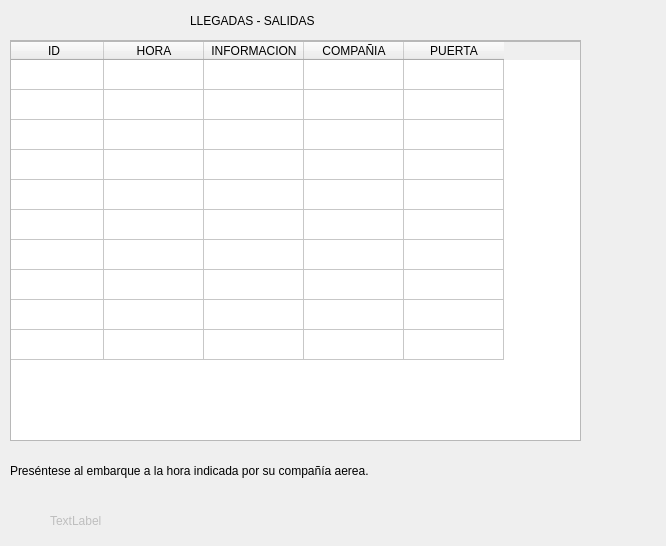
<?xml version="1.0" encoding="UTF-8"?>
<ui version="4.0">
 <class>MainWindow</class>
 <widget class="QMainWindow" name="MainWindow">
  <property name="geometry">
   <rect>
    <x>0</x>
    <y>0</y>
    <width>666</width>
    <height>546</height>
   </rect>
  </property>
  <property name="windowTitle">
   <string>MainWindow</string>
  </property>
  <widget class="QWidget" name="centralWidget">
   <widget class="QLabel" name="lblTitulo">
    <property name="geometry">
     <rect>
      <x>190</x>
      <y>10</y>
      <width>151</width>
      <height>21</height>
     </rect>
    </property>
    <property name="text">
     <string>LLEGADAS - SALIDAS</string>
    </property>
   </widget>
   <widget class="QLabel" name="label_2">
    <property name="geometry">
     <rect>
      <x>10</x>
      <y>460</y>
      <width>471</width>
      <height>21</height>
     </rect>
    </property>
    <property name="text">
     <string>Preséntese al embarque a la hora indicada por su compañía aerea.</string>
    </property>
   </widget>
   <widget class="QScrollArea" name="scrollArea">
    <property name="geometry">
     <rect>
      <x>10</x>
      <y>40</y>
      <width>571</width>
      <height>401</height>
     </rect>
    </property>
    <property name="widgetResizable">
     <bool>true</bool>
    </property>
    <widget class="QWidget" name="scrollAreaWidgetContents">
     <property name="geometry">
      <rect>
       <x>0</x>
       <y>0</y>
       <width>569</width>
       <height>399</height>
      </rect>
     </property>
     <widget class="QTableWidget" name="tabla">
      <property name="geometry">
       <rect>
        <x>-10</x>
        <y>0</y>
        <width>611</width>
        <height>401</height>
       </rect>
      </property>
      <row>
       <property name="text">
        <string/>
       </property>
      </row>
      <row>
       <property name="text">
        <string/>
       </property>
      </row>
      <row>
       <property name="text">
        <string/>
       </property>
      </row>
      <row>
       <property name="text">
        <string/>
       </property>
      </row>
      <row>
       <property name="text">
        <string/>
       </property>
      </row>
      <row>
       <property name="text">
        <string/>
       </property>
      </row>
      <row>
       <property name="text">
        <string/>
       </property>
      </row>
      <row>
       <property name="text">
        <string/>
       </property>
      </row>
      <row>
       <property name="text">
        <string/>
       </property>
      </row>
      <row>
       <property name="text">
        <string/>
       </property>
      </row>
      <column>
       <property name="text">
        <string>ID</string>
       </property>
      </column>
      <column>
       <property name="text">
        <string>HORA</string>
       </property>
      </column>
      <column>
       <property name="text">
        <string>INFORMACION</string>
       </property>
      </column>
      <column>
       <property name="text">
        <string>COMPAÑIA</string>
       </property>
      </column>
      <column>
       <property name="text">
        <string>PUERTA</string>
       </property>
      </column>
     </widget>
    </widget>
   </widget>
   <widget class="QLabel" name="lblMEnsaje">
    <property name="enabled">
     <bool>false</bool>
    </property>
    <property name="geometry">
     <rect>
      <x>50</x>
      <y>510</y>
      <width>381</width>
      <height>21</height>
     </rect>
    </property>
    <property name="text">
     <string>TextLabel</string>
    </property>
   </widget>
  </widget>
 </widget>
 <layoutdefault spacing="6" margin="11"/>
 <resources/>
 <connections/>
</ui>
